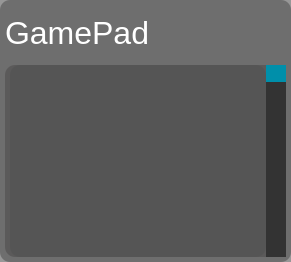
                   <widget class="QWidget" name="page_android_game">
                    <property name="styleSheet">
                     <string notr="true">QWidget{

background-color: rgba(81,81,81,0.6);
border-radius: 10px;

}
QLabel{
background-color:transparent;
color:#FFF;
}
QLineEdit{
border:1px;
padding:5px;
}
QLineEdit:focus{
background-color:rgb(81,81,81);
}

QPushButton{
border-radius:10px;
}

QPushButton:hover,
QPushButton:clicked{
background-color:rgb(50,50,50);
}
</string>
                    </property>
                    <layout class="QVBoxLayout" name="verticalLayout_11">
                     <property name="spacing">
                      <number>5</number>
                     </property>
                     <property name="leftMargin">
                      <number>5</number>
                     </property>
                     <property name="topMargin">
                      <number>5</number>
                     </property>
                     <property name="rightMargin">
                      <number>5</number>
                     </property>
                     <property name="bottomMargin">
                      <number>5</number>
                     </property>
                     <item>
                      <widget class="QLabel" name="lab_gamepad">
                       <property name="minimumSize">
                        <size>
                         <width>0</width>
                         <height>55</height>
                        </size>
                       </property>
                       <property name="maximumSize">
                        <size>
                         <width>16777215</width>
                         <height>55</height>
                        </size>
                       </property>
                       <property name="font">
                        <font>
                         <family>Segoe UI</family>
                         <pointsize>24</pointsize>
                        </font>
                       </property>
                       <property name="styleSheet">
                        <string notr="true">color:rgb(255,255,255);</string>
                       </property>
                       <property name="text">
                        <string>GamePad</string>
                       </property>
                      </widget>
                     </item>
                     <item>
                      <widget class="QFrame" name="frame_textbar">
                       <property name="styleSheet">
                        <string notr="true">background:rgb(91,90,90);</string>
                       </property>
                       <property name="frameShape">
                        <enum>QFrame::StyledPanel</enum>
                       </property>
                       <property name="frameShadow">
                        <enum>QFrame::Raised</enum>
                       </property>
                       <layout class="QHBoxLayout" name="horizontalLayout_26">
                        <property name="spacing">
                         <number>0</number>
                        </property>
                        <property name="leftMargin">
                         <number>5</number>
                        </property>
                        <property name="topMargin">
                         <number>0</number>
                        </property>
                        <property name="rightMargin">
                         <number>0</number>
                        </property>
                        <property name="bottomMargin">
                         <number>0</number>
                        </property>
                        <item>
                         <widget class="QTextEdit" name="textEdit_gamepad">
                          <property name="font">
                           <font>
                            <family>Segoe UI</family>
                            <pointsize>12</pointsize>
                           </font>
                          </property>
                          <property name="styleSheet">
                           <string notr="true">QWidget{

background-color: rgba(81,81,81,0.6);
border-radius: 10px;

}
QLabel{
background-color:transparent;
color:#FFF;
}
QLineEdit{
border:1px;
padding:5px;
}
QLineEdit:focus{
background-color:rgb(81,81,81);
}

QPushButton{
border-radius:10px;
}

QPushButton:hover,
QPushButton:clicked{
background-color:rgb(50,50,50);
}
</string>
                          </property>
                          <property name="frameShape">
                           <enum>QFrame::NoFrame</enum>
                          </property>
                          <property name="frameShadow">
                           <enum>QFrame::Plain</enum>
                          </property>
                          <property name="verticalScrollBarPolicy">
                           <enum>Qt::ScrollBarAsNeeded</enum>
                          </property>
                          <property name="horizontalScrollBarPolicy">
                           <enum>Qt::ScrollBarAlwaysOff</enum>
                          </property>
                         </widget>
                        </item>
                        <item>
                         <widget class="QScrollBar" name="vsb_gamepad">
                          <property name="styleSheet">
                           <string notr="true">QScrollBar:vertical {
	background:rgb(51,51,51);
    width:20px;
    margin: 0px 0px 0px 0px;
}
QScrollBar::handle:vertical {
    background:rgb(0,143,170);
}
QScrollBar::add-page:vertical {
 	background:rgb(51,51,51);
}
QScrollBar::sub-page:vertical {
 	background:rgb(51,51,51);
}</string>
                          </property>
                          <property name="orientation">
                           <enum>Qt::Vertical</enum>
                          </property>
                          <property name="invertedControls">
                           <bool>true</bool>
                          </property>
                         </widget>
                        </item>
                       </layout>
                      </widget>
                     </item>
                    </layout>
                   </widget>
